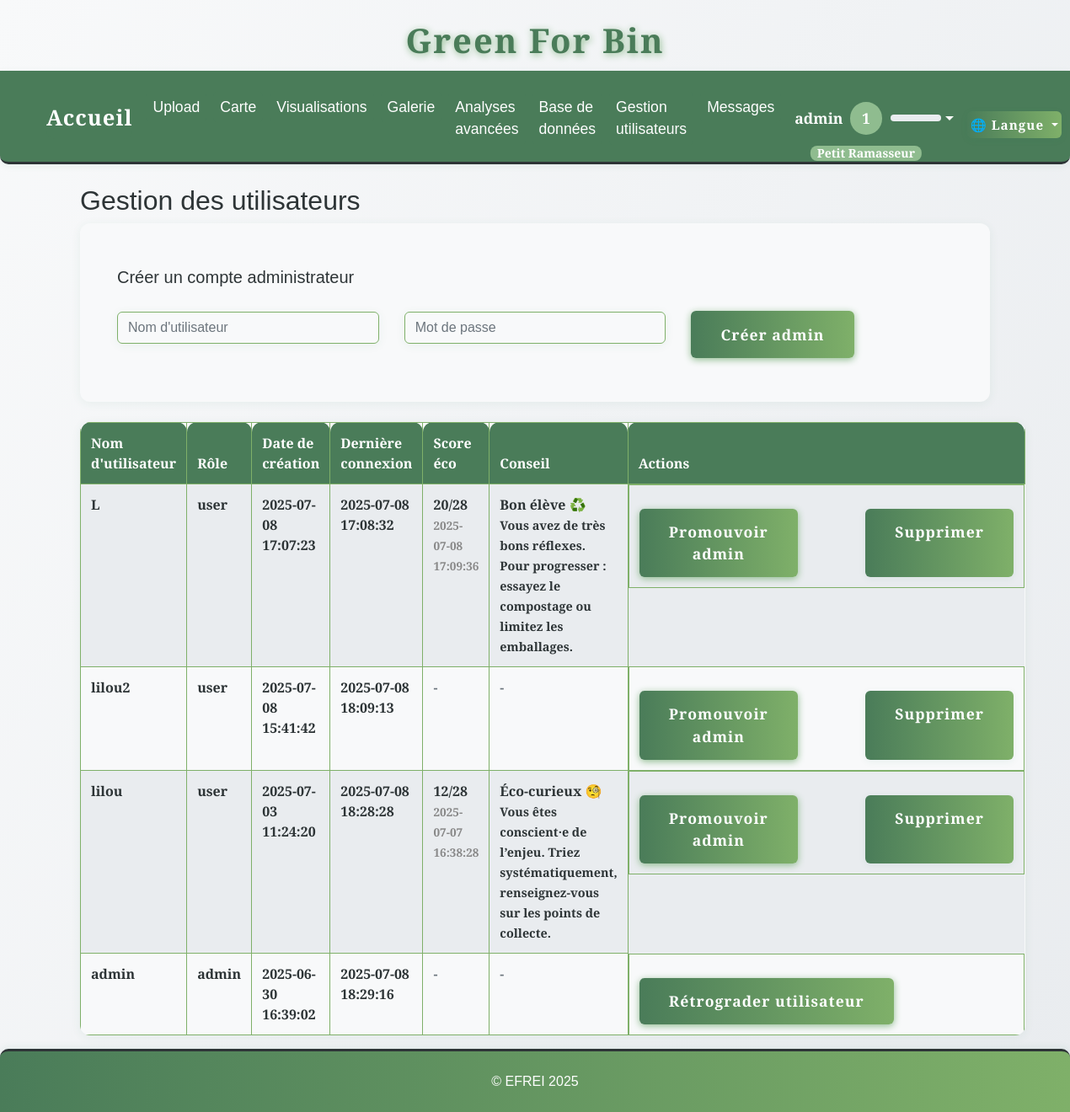
/admin/users (signed in), run on an earlier commit of the app's database.
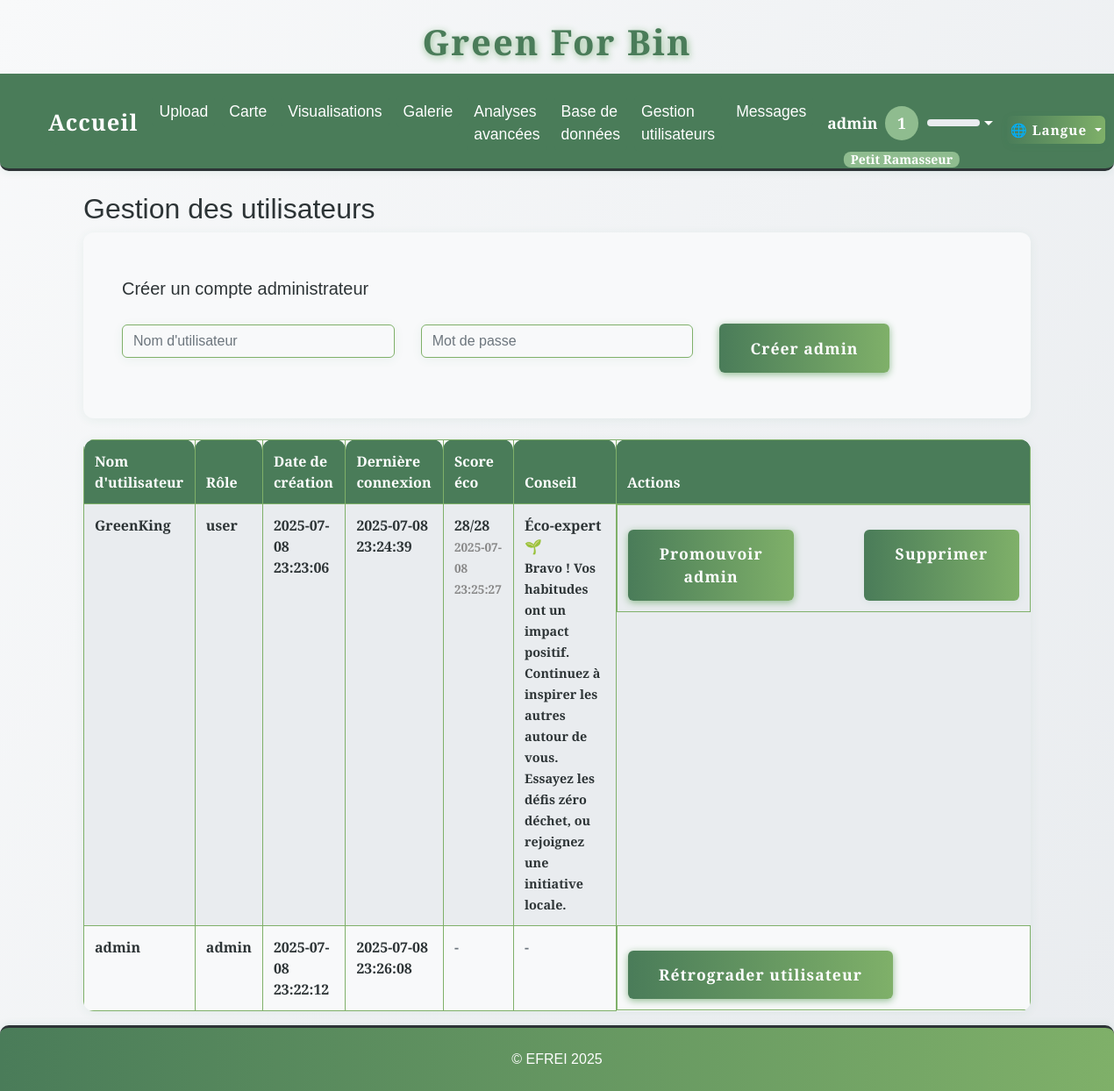
And on a later commit of the database.
### tables this page shows
CREATE TABLE users (
                id INTEGER PRIMARY KEY AUTOINCREMENT,
                username TEXT UNIQUE NOT NULL,
                password_hash TEXT NOT NULL,
                email TEXT,
                arrondissement TEXT,
                role TEXT NOT NULL DEFAULT 'user',
                created_at TEXT NOT NULL,
                last_login TEXT,
                xp INTEGER DEFAULT 0
            );

CREATE TABLE user_eco_analysis (
                id INTEGER PRIMARY KEY AUTOINCREMENT,
                user_id INTEGER NOT NULL,
                date_filled TEXT NOT NULL,
                score INTEGER NOT NULL,
                details TEXT,
                FOREIGN KEY(user_id) REFERENCES users(id)
            );

### app.py (the view)
@app.route('/admin/users')
@admin_required
def admin_users():
    with sqlite3.connect(DB_PATH) as conn:
        c = conn.cursor()
        c.execute("""
            SELECT id, username, role, created_at, last_login
            FROM users
            ORDER BY created_at DESC
        """)
        users = c.fetchall()
        user_eco = {}
        for user in users:
            c.execute("SELECT score, date_filled FROM user_eco_analysis WHERE user_id = ? ORDER BY date_filled DESC LIMIT 1", (user[0],))
            row = c.fetchone()
            if row:
                score, date_filled = row
                if score >= 24:
                    conseil = 'Bravo ! Vos habitudes ont un impact positif. Continuez à inspirer les autres autour de vous. Essayez les défis zéro déchet, ou rejoignez une initiative locale.'
                    titre = 'Éco-expert 🌱'
                elif score >= 18:
                    conseil = 'Vous avez de très bons réflexes. Pour progresser : essayez le compostage ou limitez les emballages.'
                    titre = 'Bon élève ♻️'
                elif score >= 12:
                    conseil = 'Vous êtes conscient·e de l’enjeu. Triez systématiquement, renseignez-vous sur les points de collecte.'
                    titre = 'Éco-curieux 🧐'
                else:
                    conseil = 'Pas de panique ! Commencez par des gestes simples comme trier ou acheter en vrac. Chaque geste compte !'
                    titre = 'Débutant·e 🐣'
                user_eco[user[0]] = dict(score=score, date=date_filled, conseil=conseil, titre=titre)
            else:
                user_eco[user[0]] = None
        c.execute("SELECT COUNT(*) FROM users WHERE role = 'admin'")
        admin_count = c.fetchone()[0]
    return render_template('admin/users.html', users=users, admin_count=admin_count, user_eco=user_eco)

### app.py (called while the page is built)
def get_locale():
    return session.get('lang', request.accept_languages.best_match(['en', 'fr']))

@app.context_processor
def inject_locale():
    return dict(get_locale=get_locale)

@app.context_processor
def inject_user_level():
    def user_level():
        if 'user_id' in session:
            try:
                with sqlite3.connect(DB_PATH) as conn:
                    c = conn.cursor()
                    c.execute("SELECT xp FROM users WHERE id = ?", (session['user_id'],))
                    row = c.fetchone()
                    xp = row[0] if row and row[0] is not None else 0
                return get_user_level(xp)
            except Exception as e:
                print(f"[USER LEVEL] {e}")
        return get_user_level(0)
    return dict(user_level=user_level)

def admin_required(f):
    @wraps(f)
    def decorated_function(*args, **kwargs):
        if 'user_id' not in session:
            flash(_('Vous devez être connecté pour accéder à cette page.'), 'error')
            return redirect(url_for('login'))
        with sqlite3.connect(DB_PATH) as conn:
            c = conn.cursor()
            c.execute("SELECT role FROM users WHERE id = ?", (session['user_id'],))
            user = c.fetchone()
        if not user or user[0] != 'admin':
            flash(_('Accès réservé aux administrateurs.'), 'error')
            return redirect(url_for('index'))
        return f(*args, **kwargs)
    return decorated_function

### templates/admin/users.html (shortened to what this page needs)
{% extends "base.html" %}
{% block content %}
<div class="container">
    <h2>{{ _('Gestion des utilisateurs') }}</h2>
    <div class="card mb-4">
        <div class="card-body">
            <h5 class="card-title">{{ _('Créer un compte administrateur') }}</h5>
            <form method="post" action="{{ url_for('create_admin') }}">
                <div class="row g-2 align-items-center">
                    <div class="col-md-4">
                        <input type="text" name="username" class="form-control" placeholder="{{ _('Nom d\'utilisateur') }}" required>
                    </div>
                    <div class="col-md-4">
                        <input type="password" name="password" class="form-control" placeholder="{{ _('Mot de passe') }}" required>
                    </div>
                    <div class="col-md-4">
                        <button type="submit" class="btn btn-primary">{{ _('Créer admin') }}</button>
                    </div>
                </div>
            </form>
        </div>
    </div>
    <table class="table table-striped table-green-text">
        <thead>
            <tr>
                <th>{{ _("Nom d'utilisateur") }}</th>
                <th>{{ _('Rôle') }}</th>
                <th>{{ _('Date de création') }}</th>
                <th>{{ _('Dernière connexion') }}</th>
                <th>{{ _('Score éco') }}</th>
                <th>{{ _('Conseil') }}</th>
                <th>{{ _('Actions') }}</th>
            </tr>
        </thead>
        <tbody>
            {% for user in users %}
                <tr>
                    <td>{{ user[1] }}</td>
                    <td>{{ user[2] }}</td>
                    <td>{{ user[3] }}</td>
                    <td>{{ user[4] or _('Jamais') }}</td>
                    <td>
                        {% if user_eco[user[0]] %}
                            <b>{{ user_eco[user[0]].score }}/28</b> <br><span style="font-size:0.85em; color:#888;">{{ user_eco[user[0]].date }}</span>
                        {% else %}
                            <span class="text-muted">-</span>
                        {% endif %}
                    </td>
                    <td>
                        {% if user_eco[user[0]] %}
                            <b>{{ _(user_eco[user[0]].titre) }}</b><br><span style="font-size:0.9em;">{{ _(user_eco[user[0]].conseil) }}</span>
                        {% else %}
                            <span class="text-muted">-</span>
                        {% endif %}
                    </td>
                    <td class="d-flex gap-2">
                        {% if user[2] == 'user' %}
                            <a href="{{ url_for('promote_user', user_id=user[0]) }}" class="btn btn-success btn-sm" style="margin-right:2.5rem;">{{ _('Promouvoir admin') }}</a>
                        {% else %}
                            <a href="{{ url_for('demote_user', user_id=user[0]) }}" class="btn btn-warning btn-sm" style="margin-right:2.5rem;">{{ _('Rétrograder utilisateur') }}</a>
                        {% endif %}
                        {% if session['user_id'] != user[0] and (user[2] != 'admin' or admin_count > 1) %}
                            <a href="{{ url_for('delete_user', user_id=user[0]) }}" class="btn btn-danger btn-sm" style="margin-left:2.5rem;">{{ _('Supprimer') }}</a>
                        {% endif %}
                    </td>
                </tr>
            {% endfor %}
        </tbody>
    </table>
</div>
{% endblock %}

### templates/base.html (shortened to what this page needs)
<!DOCTYPE html>
<html lang="{{ get_locale() }}">
<head>
    <link href="https://cdn.jsdelivr.net/npm/bootstrap@4.6.2/dist/css/bootstrap.min.css" rel="stylesheet">
    <link href="{{ url_for('static', filename='css/style.css') }}" rel="stylesheet">
    <link href="{{ url_for('static', filename='css/greenforbin.css') }}" rel="stylesheet">
</head>
<body>
    <header>
        <h1>{{ _('Green For Bin') }}</h1>
        <nav class="navbar navbar-expand-lg navbar-dark bg-dark">
            <div class="container-fluid">
                <a class="navbar-brand" href="{{ url_for('about') }}">{{ _('Accueil') }}</a>
                <div class="collapse navbar-collapse" id="navbarNav">
                    <ul class="navbar-nav">
                        <li class="nav-item">
                            <a class="nav-link" href="{{ url_for('upload') }}">{{ _('Upload') }}</a>
                        </li>
                        <li class="nav-item">
                            <a class="nav-link" href="{{ url_for('map_view') }}">{{ _('Carte') }}</a>
                        </li>
                        <li class="nav-item">
                            <a class="nav-link" href="{{ url_for('stats') }}">{{ _('Visualisations') }}</a>
                        </li>
                        <li class="nav-item">
                            <a class="nav-link" href="{{ url_for('gallery') }}">{{ _('Galerie') }}</a>
                        </li>
                        <li class="nav-item">
                            <a class="nav-link" href="{{ url_for('analyses_avancees') }}">{{ _('Analyses avancées') }}</a>
                        </li>
                        {% if session.get('role') == 'admin' %}
                            <li class="nav-item">
                                <a class="nav-link" href="{{ url_for('afficher_bdd') }}">{{ _('Base de données') }}</a>
                            </li>
                            <li class="nav-item">
                                <a class="nav-link" href="{{ url_for('admin_users') }}">{{ _('Gestion utilisateurs') }}</a>
                            </li>
                            <li class="nav-item">
                                <a class="nav-link" href="{{ url_for('admin_messages') }}">{{ _('Messages') }}</a>
                            </li>
                        {% endif %}
                    </ul>
                    <ul class="navbar-nav ml-auto" style="margin-left:auto;">
                    <div class="d-flex align-items-center ml-auto" style="margin-left:auto;">
                        {% if session.get('user_id') %}
                            <li class="nav-item dropdown">
                                <a class="nav-link dropdown-toggle d-flex align-items-center" href="#" id="userDropdown" role="button" data-toggle="dropdown" aria-haspopup="true" aria-expanded="false" style="font-weight:bold; color: var(--cream) !important;">
                                    {{ session.get('username') }}
                                    {% set lvl = user_level() %}
                                    <span class="badge badge-pill ml-2" style="background: #8fbc8f; color: #fff; font-size: 1em; min-width:2.2em; height:2.2em; display:flex; align-items:center; justify-content:center; border-radius:50%; position:relative;">
                                        {{ lvl.level }}
                                        <span style="position:absolute; bottom:-2.2em; left:50%; transform:translateX(-50%); font-size:0.8em; color:#fff; white-space:nowrap; background:#8fbc8f; border-radius:8px; padding:2px 8px;">{{ _(lvl.title) }}</span>
                                    </span>
                                    <div style="width:60px; height:8px; background:#e9ecef; border-radius:4px; margin-left:10px; overflow:hidden; position:relative;">
                                    </div>
                                </a>
                            </li>
                        {% endif %}
                    </ul>
                        <form class="form-inline" method="get" action="#" id="langDropdownForm" style="margin:0; padding:0;">
                            <div class="dropdown lang-switch" style="font-size:0.95rem;">
                                <button class="btn btn-outline-light dropdown-toggle p-1" type="button" id="langDropdown" data-toggle="dropdown" aria-haspopup="true" aria-expanded="false" style="font-size:0.95rem; min-width:90px; height:32px; line-height:1.1; padding:2px 10px;">
                                    {% if get_locale() == 'fr' %}🇫🇷 Français{% elif get_locale() == 'en' %}🇬🇧 English{% else %}🌐 Langue{% endif %}
                                </button>
                            </div>
                        </form>
                    </div>
                </div>
        </nav>
    </header>
    <div class="container mt-4">
        {% block content %}{% endblock %}
    </div>
    <footer class="footer-efrei mt-auto py-3">
        <div class="container text-center">
            <span>&copy; EFREI 2025</span>
        </div>
    </footer>
</body>
</html>

### static/css/style.css (style rules this page uses)
:root { --primary-green: #4a7c59; --light-green: #7fb069; --sage-green: #8fbc8f; --cream: #fefefe; --warm-white: #f8f9fa; --soft-gray: #e9ecef; --charcoal: #2d3436; --text-primary: #2d3436; --text-secondary: #636e72; --radius: 2.5rem; --shadow: 0 4px 24px rgba(44, 124, 89, 0.10); --transition: all 0.3s cubic-bezier(.4,0,.2,1); --green-dark: var(--primary-green); --green: var(--light-green); --green-light: var(--sage-green); --beige: var(--cream); --white: var(--cream); --black: var(--charcoal); }
html, body { height: 100%; margin: 0; padding: 0; }
body { display: flex; flex-direction: column; min-height: 100vh; }
.container.mt-4 { flex: 1 0 auto; }
.navbar { background: linear-gradient(90deg, var(--primary-green) 0%, var(--light-green) 100%); border-radius: 0 0 var(--radius) var(--radius); box-shadow: var(--shadow); padding: 1.5rem 2.5rem 1.2rem 2.5rem; display: flex; justify-content: center; align-items: center; gap: 2rem; position: sticky; top: 0; z-index: 1000; }
.nav-link { color: var(--cream); font-family: 'Inter', 'Franklin Gothic Medium', 'Arial Narrow', Arial, sans-serif, sans-serif; font-size: 1.1rem; font-weight: 500; padding: 0.5rem 1.2rem; border-radius: 2rem; transition: var(--transition); position: relative; }
.btn { background: var(--primary-green); color: var(--cream); border: none; border-radius: 2rem; font-family: 'Inter', Arial, sans-serif; font-weight: 600; padding: 0.9rem 2.2rem; font-size: 1.1rem; box-shadow: 0 2px 8px rgba(44, 124, 89, 0.08); transition: var(--transition); cursor: pointer; margin-top: 1rem; letter-spacing: 1px; }
.card { background: var(--white); border-radius: var(--radius); box-shadow: var(--shadow); padding: 2rem 1.5rem; margin-bottom: 2rem; transition: var(--transition); position: relative; overflow: hidden; }
input, textarea, select { background: var(--beige); color: var(--green-dark); border: 2px solid var(--green-light); border-radius: 1.5rem; font-family: 'Inter', Arial, sans-serif; padding: 10px 18px; font-size: 1.08rem; transition: var(--transition); }
.footer-efrei { width: 100%; background: linear-gradient(90deg, var(--primary-green) 0%, var(--light-green) 100%); color: var(--cream); border-top: 3px solid var(--charcoal); box-shadow: 0 -2px 8px rgba(44, 124, 89, 0.08); font-family: 'Quercus Serif', 'Montserrat', 'Quicksand', Arial, sans-serif !important; font-weight: 500; flex-shrink: 0; }
.footer-efrei .container { padding-top: 8px; padding-bottom: 8px; }

### static/css/greenforbin.css (style rules this page uses)
:root { --primary-green: #4a7c59; --light-green: #7fb069; --sage-green: #8fbc8f; --cream: #fefefe; --warm-white: #f8f9fa; --soft-gray: #e9ecef; --charcoal: #2d3436; --text-primary: #2d3436; --text-secondary: #636e72; }
body { background: linear-gradient(135deg, var(--cream) 0%, var(--light-green) 100%); color: var(--text-primary); font-family: 'Segoe UI', 'Roboto', Arial, sans-serif; min-height: 100vh; }
header h1 { color: var(--primary-green); font-weight: bold; letter-spacing: 2px; text-shadow: 1px 2px 8px var(--sage-green); }
.navbar, .navbar-brand, .nav-link { background: var(--primary-green) !important; color: var(--cream) !important; font-weight: 500; border-radius: 0 0 10px 10px; }
.card { border-radius: 16px; box-shadow: 0 4px 24px 0 rgba(79, 124, 89, 0.10); border: none; background: var(--warm-white); }
.btn-primary, .btn-success, .btn-warning { background: var(--light-green); border: none; color: var(--cream); font-weight: 600; border-radius: 8px; box-shadow: 0 2px 8px var(--sage-green); transition: background 0.2s, box-shadow 0.2s; }
.table { background: var(--warm-white); border-radius: 10px; overflow: hidden; }
th { background: var(--primary-green); color: var(--cream); }
td, th { border: 1px solid var(--light-green) !important; }
footer { background: var(--primary-green); color: var(--cream); text-align: center; padding: 12px 0; border-radius: 10px 10px 0 0; margin-top: 40px; }

What changed in the data, as far as the page shows it:
removed users: username "L", role "user", created_at "2025-07-08 17:07:23", last_login "2025-07-08 17:08:32"
removed user_eco_analysis: score "20", date_filled "2025-07-08 17:09:36"
removed users: username "lilou2", role "user", created_at "2025-07-08 15:41:42", last_login "2025-07-08 18:09:13"
removed users: username "lilou", role "user", created_at "2025-07-03 11:24:20", last_login "2025-07-08 18:28:28"
removed user_eco_analysis: score "12", date_filled "2025-07-07 16:38:28"
added users: username "GreenKing", role "user", created_at "2025-07-08 23:23:06", last_login "2025-07-08 23:24:39"
now on this page (row edited): user_eco_analysis: score "28", date_filled "2025-07-08 23:25:27"
changed users "admin": created_at "2025-06-30 16:39:02" → "2025-07-08 23:22:12"; last_login "2025-07-08 18:29:16" → "2025-07-08 23:26:08"
